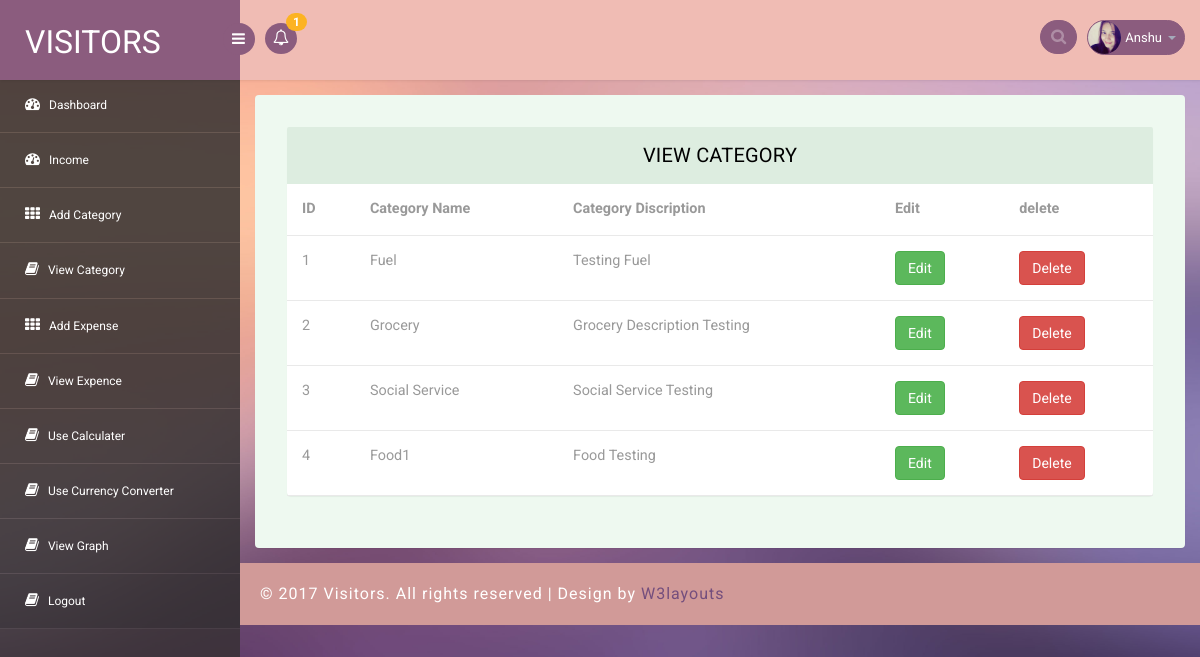
The page /view_category.php (signed in) on the database its author committed.
### tables this page shows
CREATE TABLE `register` (
  `id` int(3) NOT NULL,
  `name` varchar(30) NOT NULL,
  `email` varchar(30) NOT NULL,
  `mobile` varchar(30) NOT NULL,
  `password` varchar(32) NOT NULL
);

CREATE TABLE `category` (
  `catid` int(3) NOT NULL,
  `name` varchar(300) NOT NULL,
  `discription` varchar(600) NOT NULL,
  `userid` int(3) NOT NULL
);

### dbconfig.php (called while the page is built, shortened)
<?php
function select($query)
{
	$cid=mysqli_connect(server,user,password,database) or die("connection error");
	$result=mysqli_query($cid,$query);
	return $result;
}
?>

### view_category.php (the view, shortened to what this page needs)
<?php require_once"dbconfig.php";
?>
<!DOCTYPE html>
<head>
<link rel="stylesheet" href="css/bootstrap.min.css" >
<link href="css/style.css" rel='stylesheet' type='text/css' />
<link href="css/style-responsive.css" rel="stylesheet"/>
<link rel="stylesheet" href="css/font.css" type="text/css"/>
<link href="css/font-awesome.css" rel="stylesheet">
</head>
<body>
<section id="container">
<header class="header fixed-top clearfix">
<div class="brand">
    <a href="index.php" class="logo">
        VISITORS
    </a>
    <div class="sidebar-toggle-box">
        <div class="fa fa-bars"></div>
    </div>
</div>
<?php include"nav_top.php";?>
</header>
<?php include"sidebar.php";?>
<section id="main-content">
	<section class="wrapper">
		<div class="table-agile-info">
 <div class="panel panel-default">
    <div class="panel-heading">
     View Category
    </div>
    <div>
      <table class="table" ui-jq="footable" ui-options='{
        "paging": {
          "enabled": true
        },
        "filtering": {
          "enabled": true
        },
        "sorting": {
          "enabled": true
        }}'>
        <thead>
          <tr>
            <th data-breakpoints="xs">ID</th>
            <th>Category Name</th>
            <th data-breakpoints="xs">Category Discription</th>
            <th data-breakpoints="xs">Edit</th>
            <th>delete</th>
             </tr>
        </thead>
        <tbody>
		<?php
		$n=1;
		$result=select("SELECT * FROM `category` where userid='".$_SESSION['userid']."'");
		while($r=mysqli_fetch_array($result))
		{
			extract($r);
		?>
          <tr data-expanded="true">
            <td><?=$n;?></td>
            <td><?=ucwords($name)?></td>
            <td><?=ucwords($discription)?></td>
            <td><a href="edit_category.php?id=<?=$r[0]?>"><button class="btn btn-success">Edit</button></td>
            <td><a href="delete_category.php?id=<?=$r[0]?>"><button class="btn btn-danger">Delete</button></td>
          </tr>
          <?php
		$n++;
		}
		  ?>
        </tbody>
      </table>
    </div>
  </div>
</div>
</section>
		  <div class="footer">
			<div class="wthree-copyright">
			  <p>© 2017 Visitors. All rights reserved | Design by <a href="http://w3layouts.com">W3layouts</a></p>
			</div>
		  </div>
</section>
</section>
</body>
</html>

### nav_top.php (shortened to what this page needs)
<div class="nav notify-row" id="top_menu">
    <ul class="nav top-menu">
        <li id="header_notification_bar" class="dropdown">
            <a data-toggle="dropdown" class="dropdown-toggle" href="#">
			<?php
			 $p="SELECT count(ramain) FROM expence
WHERE ramain > '0'";
 $result=select($p);
 while($r=mysqli_fetch_array($result))
{
	?>
<i class="fa fa-bell-o"></i>
                <span class="badge bg-warning"><?=($r[0]);?></span>
            </a>
                <?php
}
?>
        </li>
    </ul>
</div>
<div class="top-nav clearfix">
    <ul class="nav pull-right top-menu">
        <li>
            <input type="text" class="form-control search" placeholder=" Search">
        </li>
        <li class="dropdown">
            <a data-toggle="dropdown" class="dropdown-toggle" href="#">
                <img alt="" src="images/a.jpg">
				<?php
				$t=select("select name from register where id='".$_SESSION['userid']."' ");
				while($r=mysqli_fetch_array($t))
				{
				?>
                <span class="username"><?=ucwords($r[0])?></span><?php
				}
				?>
                <b class="caret"></b>
            </a>
        </li>
    </ul>
</div>

### css/style.css (style rules this page uses)
ul, ol { margin: 0; }
p { margin: 0; }
html, body { font-family: 'Roboto', sans-serif; font-size: 100%; overflow-x: hidden; background: url(../images/bg.jpg) no-repeat 0px 0px; background-size:cover; }
body a { transition: 0.5s all ease; -webkit-transition: 0.5s all ease; -moz-transition: 0.5s all ease; -o-transition: 0.5s all ease; -ms-transition: 0.5s all ease; text-decoration:none; }
p { margin:0; }
ul,label { margin:0; padding:0; }
#main-content { margin-left:240px; -webkit-transition:all .3s ease-in-out; -moz-transition:all .3s ease-in-out; -o-transition:all .3s ease-in-out; transition:all .3s ease-in-out; }
.footer { background: #d19a98; padding: 20px; }
.footer p { color: #fff; letter-spacing: 1px; }
.footer p a { color: #744e7d; }
.header { left:0; right:0; z-index:1002; background:rgb(240, 188, 180); -webkit-transition:all .3s ease-in-out; -moz-transition:all .3s ease-in-out; -o-transition:all .3s ease-in-out; transition:all .3s ease-in-out; }
.fixed-top { position:fixed; box-shadow:1px 0 3px rgba(0,0,0,.15); }
.wrapper { display:inline-block; margin-top:80px; padding:15px; width:100%; }
.brand { background:#8b5c7e; float:left; width:240px; height:80px; position:relative; }
a.logo { font-size:32px; color:#fff; float:left; margin:20px 0 0 25px; text-transform:uppercase; }
#top_menu .nav>li,ul.top-menu>li { float:left; }
.notify-row { float:left; margin-top:23px; margin-left:25px; }
ul.top-menu { margin-right:15px; margin-top: 0; }
ul.top-menu > li > a { color: #fff; font-size: 16px; background: #8b5c7e; padding: 4px 8px; margin-right: 15px; border-radius: 50%; -webkit-border-radius: 50%; padding-right: 8px !important; }
.notify-row .badge { position:absolute; right:-10px; top:-10px; z-index:100; }
.top-nav { margin-top:20px; }
.top-nav img { border-radius:50%; -webkit-border-radius:50%; width:33px; }
.top-nav .username { font-size:13px; color:#fff; }
.top-nav ul.top-menu>li>a { border-radius: 100px; -webkit-border-radius: 100px; padding: 0px; background: none; margin-right: 0; border: 1px solid #8b5c7e; background: #8b5c7e; }
.top-nav ul.top-menu>li { margin-left:10px; }
.top-nav .nav .caret { border-bottom-color:#A4AABA; border-top-color:#A4AABA; }
.search { width: 20px; -webkit-transition: all .3s ease; -moz-transition: all .3s ease; -ms-transition: all .3s ease; -o-transition: all .3s ease; transition: all .3s ease; border: 1px solid #8b5c7e; box-shadow: none; background: #8b5c7e url(../images/search-icon.png) no-repeat 10px 8px; padding: 0 5px 0 30px; color: #fff; border-radius: 100px; -webkit-border-radius: 100px; cursor:pointer; }
.sidebar-toggle-box { float:left; margin-top:23px; margin-left:-15px; background:#8b5c7e; border-radius:50%; -webkit-border-radius:50%; width:32px; height:32px; position:absolute; right:-15px; }
.sidebar-toggle-box .fa-bars { cursor:pointer; display:inline-block; font-size:15px; padding:8px 8px 8px 9px; color:#fff; }
.panel-heading { position: relative; height: 57px; line-height: 57px; letter-spacing: 0.2px; color: #000; font-size: 18px; font-weight: 400; padding: 0 16px; background:#ddede0; border-top-right-radius: 2px; border-top-left-radius: 2px; text-transform: uppercase; text-align: center; }
.panel { border: none ! important; }
.table>thead>tr>th { border-bottom: 1px solid #e1ab91 ! important; }
.table>tbody>tr>td, .table>tbody>tr>th, .table>tfoot>tr>td, .table>tfoot>tr>th, .table>thead>tr>td, .table>thead>tr>th { border-bottom: 1px solid #e9e9e9 ! important; }
.table > thead > tr > th, .table > tbody > tr > th, .table > tfoot > tr > th, .table > thead > tr > td, .table > tbody > tr > td, .table > tfoot > tr > td { border-top: none !important; }
.table td, .table>tbody>tr>td, .table>tbody>tr>th, .table>tfoot>tr>td, .table>tfoot>tr>th, .table>thead>tr>td, .table>thead>tr>th { padding: 15px!important; }
.table > thead > tr > th, .table > tbody > tr > th, .table > tfoot > tr > th, .table > thead > tr > td, .table > tbody > tr > td, .table > tfoot > tr > td { font-size: 0.9em; color: #999; border-top: none !important; }
.table-agile-info { background: #eef9f0; padding: 2em; border-radius: 4px; -webkit-box-shadow: 0 1px 1px rgba(0,0,0,.05); box-shadow: 0 1px 1px rgba(0,0,0,.05); }
.panel-default>.panel-heading { color: #000000 ! important; background-color: #ddede0 ! important; border-color: #ddede0 ! important; font-size: 20px; }
.badge.bg-warning { background: #FCB322; }

### rows shown on the page
register: name "Anshu"
category: name "Fuel", discription "Testing Fuel"
category: name "Grocery", discription "Grocery Description Testing"
category: name "Social Service", discription "Social Service Testing"
category: name "Food1", discription "Food Testing"

### other values the page prints
$r[0] "1"
